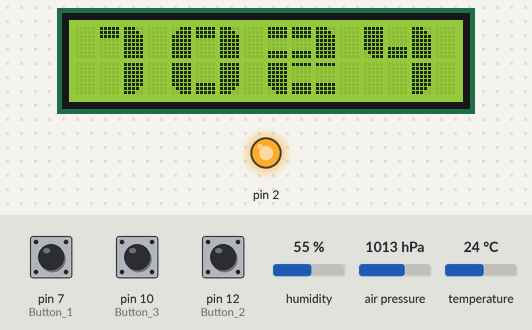
Recording of a sketch running on a simulated Arduino Uno, built with avr-gcc and run on an emulated ATmega328P. Shown: 16×2 character LCD, output pins drawn as LEDs (lit = HIGH). Inputs (shaded band) come from the test bench; at power-on: pin 10 (Button_3) HIGH, pin 7 (Button_1) LOW, air pressure 1013 hPa, pin 12 (Button_2) LOW, temperature 24 °C, humidity 55 %. The local clock reads 2024-03-15 10:24:30 at power-on unless the sketch sets it.

Above: at 1.4 s.
1.5 s: pin 10 (Button_3) pulled LOW for 0.15 s
At 3.9 s:
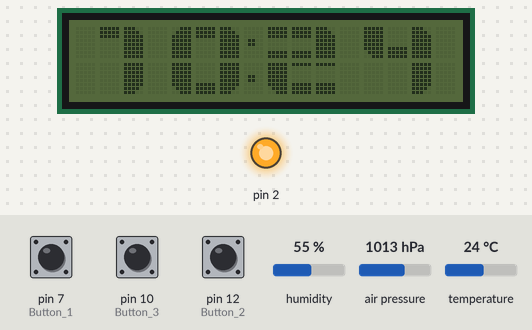
4.0 s: pin 7 (Button_1) pulled HIGH for 0.15 s
At 4.4 s:
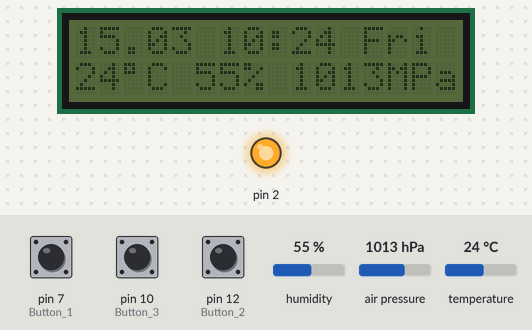
6.5 s: air pressure set to 952 hPa
At 10.4 s:
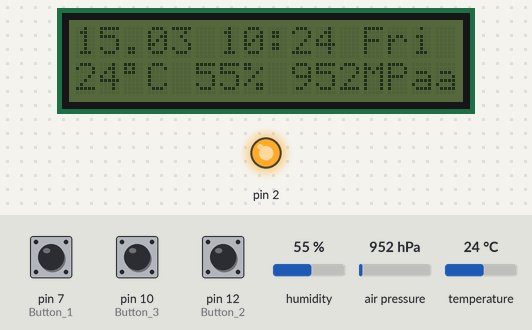
12.5 s: pin 12 (Button_2) pulled HIGH for 0.15 s
At 12.9 s:
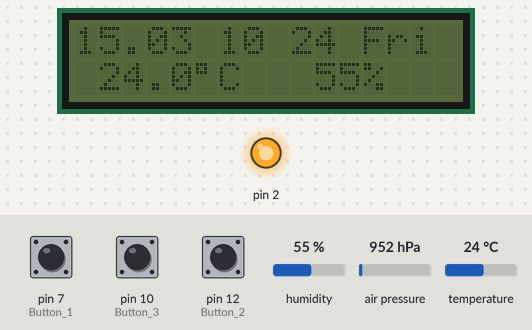
15.0 s: temperature set to 10.4 °C
At 20.4 s:
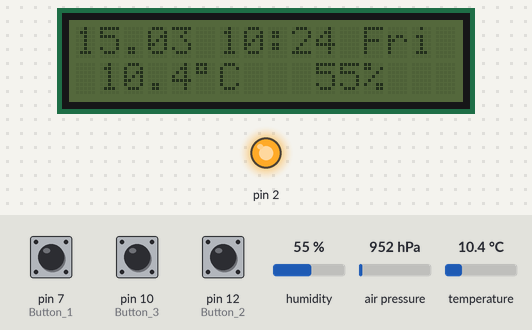
21.5 s: temperature set to 9.5 °C
At 30.4 s:
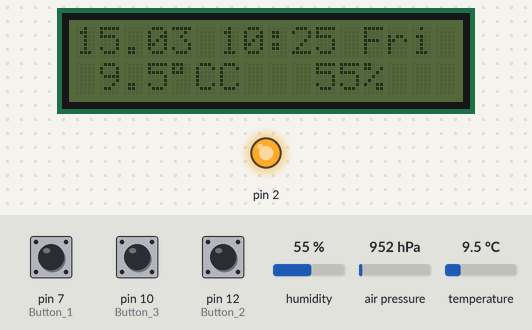

The sketch:

Clock_v.ino
```cpp
#include <Wire.h>                          // Билиотека для рабоыт по шине I2C

#include "RTClib.h"
RTC_DS3231 rtc;
DateTime now;

#include <SPI.h>
#include <Adafruit_BME280.h>               // Бислиотека метио датчика
#include <LiquidCrystal_I2C.h>             // Библиотека LCD дисплея

#define SensTime 10000                     // Время обновления показаний датчика
#define Button_1 7                         // Кнопка переключения времени/даты
#define Button_2 12                        // Кнопка переключения показаний датчика
#define Button_3 10                        // Кнопка включения/выключения подсветки
#define Buzzer 4                           // Подключение бипера
#define RESET_CLOCK 0

#define SEALEVELPRESSURE_HPA (1013.25)     // для датчика давления


#include <GyverTimer.h>
GTimer_ms sensorsTimer(SensTime);
GTimer_ms drawSensorsTimer(SensTime);
GTimer_ms clockTimer(500);
GTimer_ms predictTimer((long)10 * 60 * 1000);         // 10 минут

//-----------------------Задание переменных-----------------------

static const char *days[] = {
          "Mon",
          "Tue",
          "Wed",
          "Thu",
          "Fri",
          "Sat",
          "Sun"};                                  // Так как датчик времени глючит с выводом дней недели

static const char *mnth[] = {
          "Jan",
          "Feb",
          "Mar",
          "Apr",
          "May",
          "Jun",
          "Jul",
          "Aug",
          "Sep",
          "Oct",
          "Nov",
          "Dec"};

Adafruit_BME280 bme;                       // Установка датчика давления
LiquidCrystal_I2C lcd(0x27,16,2);          // Устанавливаем дисплей

int hrs, mins, secs, day_t, month_t, year_t, dayofweek;
byte mode_time = 0;                        // Счетчкик для переключения температуры/давления/высоты/влажности
/*
 0 - Отображение часов на две строки
 1 - Отображение даты + часы + день недели
 2 - Отображение часы + сек + день недели
 3 - Отображение даты + год + месяц
 */
byte mode_sens = 0;                        // Счетчик для переключения режимов отображения времени
/*
 0 - Отображение темп + влаж + давление
 1 - Обображение темп до десятых + влажность
 2 - Отображение давление + высота
 3 - Отображение темп до десятых + вероятность дождя
 */
boolean flag_buz = 0;                      // Флаг, чтобы бипер пищал только один раз при 00 минутах
boolean flag_button_1 = 0;                 // Флаг переключения кнопки №1
boolean flag_button_2 = 0;                 // Флаг переключения кнопки №2
boolean flag_button_3 = 1;                 // Флаг переключения кнопки №3
boolean flag = 1;                          // Флаг переключения подсветки экрана

float dispTemp;
byte dispHum;
long dispPres;
int dispRain;
int Height;
String zero, zero_m, zero_min, zero_days;
int delta;
uint32_t pressure_array[6];
uint32_t sumX, sumY, sumX2, sumXY;
float a, b;
byte time_array[6];


// Цифры
uint8_t LT[8] = {0b00111,  0b01111,  0b11111,  0b11111,  0b11111,  0b11111,  0b11111,  0b11111};
uint8_t UB[8] = {0b11111,  0b11111,  0b11111,  0b00000,  0b00000,  0b00000,  0b00000,  0b00000};
uint8_t RT[8] = {0b11100,  0b11110,  0b11111,  0b11111,  0b11111,  0b11111,  0b11111,  0b11111};
uint8_t LL[8] = {0b11111,  0b11111,  0b11111,  0b11111,  0b11111,  0b11111,  0b01111,  0b00111};
uint8_t LB[8] = {0b00000,  0b00000,  0b00000,  0b00000,  0b00000,  0b11111,  0b11111,  0b11111};
uint8_t LR[8] = {0b11111,  0b11111,  0b11111,  0b11111,  0b11111,  0b11111,  0b11110,  0b11100};
uint8_t UMB[8] = {0b11111,  0b11111,  0b11111,  0b00000,  0b00000,  0b00000,  0b11111,  0b11111};
uint8_t LMB[8] = {0b11111,  0b00000,  0b00000,  0b00000,  0b00000,  0b11111,  0b11111,  0b11111};

//----------------------------------------------------------------

void drawDig(byte dig, byte x, byte y) {
    switch (dig) {
      case 0:
          lcd.setCursor(x, y); // set cursor to column 0, line 0 (first row)
          lcd.write(0);  // call each segment to create
          lcd.write(1);  // top half of the number
          lcd.write(2);
          lcd.setCursor(x, y + 1); // set cursor to colum 0, line 1 (second row)
          lcd.write(3);  // call each segment to create
          lcd.write(4);  // bottom half of the number
          lcd.write(5);
          break;
      case 1:
          lcd.setCursor(x + 1, y);
          lcd.write(1);
          lcd.write(2);
          lcd.setCursor(x + 2, y + 1);
          lcd.write(5);
          break;
      case 2:
          lcd.setCursor(x, y);
          lcd.write(6);
          lcd.write(6);
          lcd.write(2);
          lcd.setCursor(x, y + 1);
          lcd.write(3);
          lcd.write(7);
          lcd.write(7);
          break;
      case 3:
          lcd.setCursor(x, y);
          lcd.write(6);
          lcd.write(6);
          lcd.write(2);
          lcd.setCursor(x, y + 1);
          lcd.write(7);
          lcd.write(7);
          lcd.write(5);
          break;
      case 4:
          lcd.setCursor(x, y);
          lcd.write(3);
          lcd.write(4);
          lcd.write(2);
          lcd.setCursor(x + 2, y + 1);
          lcd.write(5);
          break;
      case 5:
          lcd.setCursor(x, y);
          lcd.write(0);
          lcd.write(6);
          lcd.write(6);
          lcd.setCursor(x, y + 1);
          lcd.write(7);
          lcd.write(7);
          lcd.write(5);
          break;
      case 6:
          lcd.setCursor(x, y);
          lcd.write(0);
          lcd.write(6);
          lcd.write(6);
          lcd.setCursor(x, y + 1);
          lcd.write(3);
          lcd.write(7);
          lcd.write(5);
          break;
      case 7:
          lcd.setCursor(x, y);
          lcd.write(1);
          lcd.write(1);
          lcd.write(2);
          lcd.setCursor(x + 1, y + 1);
          lcd.write(0);
          break;
      case 8:
          lcd.setCursor(x, y);
          lcd.write(0);
          lcd.write(6);
          lcd.write(2);
          lcd.setCursor(x, y + 1);
          lcd.write(3);
          lcd.write(7);
          lcd.write(5);
          break;
      case 9:
          lcd.setCursor(x, y);
          lcd.write(0);
          lcd.write(6);
          lcd.write(2);
          lcd.setCursor(x + 1, y + 1);
          lcd.write(4);
          lcd.write(5);
          break;
      case 10:
          lcd.setCursor(x, y);
          lcd.write(32);
          lcd.write(32);
          lcd.write(32);
          lcd.setCursor(x, y + 1);
          lcd.write(32);
          lcd.write(32);
          lcd.write(32);
          break;
    }
}

void drawdots(byte x, byte y, boolean state) {
    byte code;
    if (state) code = 165;
    else code = 32;
    lcd.setCursor(x, y);
    lcd.write(code);
    lcd.setCursor(x, y + 1);
    lcd.write(code);
}

void drawdots_min(byte x, boolean state) {
    byte code;
    if (state) code = 58;
    else code = 32;
    lcd.setCursor(x, 0);
    lcd.write(code);
}

void drawClock(byte hours, byte minutes, byte x, byte y) {
    if (hours / 10 == 0) drawDig(10, x, y);
    else drawDig(hours / 10, x, y);
    drawDig(hours % 10, x + 4, y);
    drawDig(minutes / 10, x + 8, y);
    drawDig(minutes % 10, x + 12, y);
}

void loadClock() {
    lcd.createChar(0, LT);
    lcd.createChar(1, UB);
    lcd.createChar(2, RT);
    lcd.createChar(3, LL);
    lcd.createChar(4, LB);
    lcd.createChar(5, LR);
    lcd.createChar(6, UMB);
    lcd.createChar(7, LMB);
}

//----------------Функция первоначальной настройки----------------

void setup() {
    //Serial.begin(9600);
    pinMode(Button_1, INPUT);
    pinMode(Button_2, INPUT);
    pinMode(Button_3, INPUT_PULLUP);
    pinMode(2,OUTPUT);
    digitalWrite(2, HIGH);
    bme.begin();                   // Включение датчика давления

  	bme.setSampling(Adafruit_BME280::MODE_FORCED,
                      Adafruit_BME280::SAMPLING_X1, // temperature
                      Adafruit_BME280::SAMPLING_X1, // pressure
                      Adafruit_BME280::SAMPLING_X1, // humidity
                      Adafruit_BME280::FILTER_OFF);

    lcd.init();                    // Включение экрана
    lcd.backlight();               // Включение подсветки экрана
    lcd.clear();
    rtc.begin();                  // Включение датчика времени

    if (RESET_CLOCK || rtc.lostPower())
        rtc.adjust(DateTime(F(__DATE__), F(__TIME__)));

    now = rtc.now();
    secs = now.second();
    mins = now.minute();
    hrs = now.hour();
    day_t = now.day();
    month_t = now.month();
    year_t = now.year();
    dayofweek = now.dayOfTheWeek();
    /*
    Serial.print("Секунды: ");
    Serial.println(secs);
    Serial.print("Минуты: ");
    Serial.println(mins);
    Serial.print("Часы: ");
    Serial.println(hrs);
    Serial.print("День: ");
    Serial.println(day_t);
    Serial.print("Месяц: ");
    Serial.println(mnth[month_t - 1]);
    Serial.print("Год: ");
    Serial.println(year_t);
    Serial.print("День недели: ");
    Serial.println(days[now.dayOfTheWeek() - 1]);
    */

  	if (hrs < 10) zero = "0";
  	else zero = "";

    if (month_t < 10) zero_m = "0";
    else zero_m = "";

    if (mins < 10) zero_min = "0";
    else zero_min = "";

    if (day_t < 10) zero_days = "0";
    else zero_days = "";

    loadClock();
    drawClock(hrs, mins, 0, 0);
  	readSensors();

  	for (byte i = 0; i < 6; i++) {   			// счётчик от 0 до 5
    		pressure_array[i] = dispPres;  			// забить весь массив текущим давлением
    		time_array[i] = i;             			// забить массив времени числами 0 - 5
        predictRain();
    }

}

//----------------------Основной цикл работы----------------------

void loop() {

    if (sensorsTimer.isReady()) {
        readSensors();   						// читаем показания датчиков с периодом SENS_TIME
    		if (mode_time != 0) drawSensors();
	  }

    if (clockTimer.isReady()) clockTick();      // два раза в секунду пересчитываем время и мигаем точками
	  if (predictTimer.isReady()) predictRain();

    Button1Click();
    Button2Click();
    Button3Click();
}
```

Func.ino
```cpp
boolean dotFlag;
void clockTick() {
    dotFlag = !dotFlag;
	  if (dotFlag) {              // каждую секунду пересчёт времени
		    secs++;
		    if (secs > 59) {        // каждую минуту
    		    secs = 0;
    			  mins++;
    			  if (mins <= 59){
                if (mins < 10) zero_min = "0";
                else zero_min = "";
                drawClock();
			      }
		    }
    		if (mins > 59) {      // каждый час
      			now = rtc.now();
      			secs = now.second();
      			mins = now.minute();
      			hrs = now.hour();
      			day_t = now.day();
      			month_t = now.month();
      			year_t = now.year();
      			dayofweek = now.dayOfTheWeek();
      			if (mins == 0) {
        				if (flag_buz == 1) {
          					tone(Buzzer, 3000, 40);
          					flag_buz = 0;
        				}
      			}
    		else flag_buz = 1;
    		if (hrs > 23) hrs = 0;
    		if (hrs < 10) zero = "0";
    		else zero = "";
        if (month_t < 10) zero_m = "0";
        else zero_m = "";
        if (day_t < 10) zero_days = "0";
        else zero_days = "";
  			drawClock();
        }
        if (mode_time == 2) {
          	lcd.setCursor(8, 0);
          	if (secs < 10) lcd.print("0");
          	lcd.print(secs);
      		  }
    }
  	if (mode_time == 0) drawdots(7, 0, dotFlag);
  	if (mode_time == 1) drawdots_min(8, dotFlag);
  	if (mode_time == 2) {
        drawdots_min(4, dotFlag);
        drawdots_min(7, dotFlag);
    }
}

void readSensors() {
    bme.takeForcedMeasurement();
    dispTemp = bme.readTemperature();
    dispHum = bme.readHumidity();
    dispPres = bme.readPressure();
    Height = bme.readAltitude(SEALEVELPRESSURE_HPA);
}

void drawClock() {
    switch(mode_time) {
        case (0):
            Clear_screen(0);
            Clear_screen(1);
            drawClock(hrs, mins, 0, 0);
            break;
        case (1):
            Clear_screen(0);
            lcd.setCursor(0, 0);
            lcd.print(zero_days + String(day_t) + "." + zero_m + String(month_t) + " " + zero + String(hrs) + ":" + zero_min + String(mins) + " " + String(days[dayofweek - 1]));
            break;
        case (2):
            Clear_screen(0);
            lcd.setCursor(2, 0);
            lcd.print(zero + String(hrs) + ":" + zero_min + String(mins) + ":" + String(secs));
            lcd.setCursor(11, 0);
            lcd.print(String(days[dayofweek - 1]));
            break;
        case (3):
            Clear_screen(0);
            lcd.setCursor(0, 0);
            lcd.print(" " + zero_days + String(day_t) + "." + zero_m + String(month_t) + "." + String(year_t) + " " + String(mnth[month_t - 1]));
            break;
        }
    }

void drawSensors() {
	  switch (mode_sens) {
        case 0:
            lcd.setCursor(0, 1);
      			lcd.print(String(dispTemp, 0));
      			lcd.write(223);
            lcd.print("C");
      			lcd.setCursor(5, 1);
      			lcd.print(String(dispHum) + "%" + " " + String(dispPres / 100.0F, 0) + "MPa");
            break;
        case 1:
      			lcd.setCursor(1, 1);
      			lcd.print(String(dispTemp, 1));
      			lcd.write(223);
            lcd.print("C");
      			lcd.setCursor(10, 1);
      			lcd.print(String(dispHum) + "%");
            break;
        case 2:
      			lcd.setCursor(1, 1);
      			lcd.print(String(dispPres / 100.0F, 0) + "MPa");
      			lcd.setCursor(10, 1);
      			lcd.print(String(Height) + "m");
            break;
		    case 3:
      			lcd.setCursor(0, 1);
      			lcd.print(String(dispTemp, 1));
      			lcd.write(223);
            lcd.print("C");
      			lcd.setCursor(7, 1);
      			lcd.print("Rain:" + String(dispRain) + "%");
            break;
    }

}

void Clear_screen(byte y) {
    lcd.setCursor(0, y);
    lcd.print("                 ");
}

void predictRain() {
	// тут делаем линейную аппроксимацию для предсказания погоды
    long averPress = 0;
    for (byte i = 0; i < 10; i++) {
    		bme.takeForcedMeasurement();
    		averPress += bme.readPressure();
    		delay(1);
    }

    averPress /= 10;

    for (byte i = 0; i < 5; i++) {
        pressure_array[i] = pressure_array[i + 1];
    }

    pressure_array[5] = averPress;                    	// последний элемент массива теперь - новое давление

    sumX = 0;
    sumY = 0;
    sumX2 = 0;
    sumXY = 0;

    for (int i = 0; i < 6; i++) {                    	// для всех элементов массива
    		sumX += time_array[i];
    		sumY += (long)pressure_array[i];
    		sumX2 += time_array[i] * time_array[i];
    		sumXY += (long)time_array[i] * pressure_array[i];
    }

    a = 0;
    a = (long)6 * sumXY;             					// расчёт коэффициента наклона приямой
    a = a - (long)sumX * sumY;
    a = (float)a / (6 * sumX2 - sumX * sumX);
    delta = a * 6;      								// расчёт изменения давления
    dispRain = map(delta, -250, 250, -100, 100);  // пересчитать в проценты
}

//----------------Обработка нажатия первой кнопки-----------------
// Переключение режимов отображения времени

void Button1Click() {
    boolean Click = digitalRead(Button_1);
    if (!flag_button_1 && Click) {
        Click = digitalRead(Button_1);
        if (Click) {
            mode_time++;
            if (mode_time == 4) mode_time = 0;
      			if (mode_time == 1) {
            	Clear_screen(1);
      				drawSensors();
			      }
            drawClock();
            clockTick();
            flag_button_1 = 1;
        }
    }
    if (flag_button_1 && !Click) flag_button_1 = 0;
}

//----------------Обработка нажатия второй кнопки-----------------
// Переключение режимов показания датчика

void Button2Click() {
    boolean Click = digitalRead(Button_2);
    if (!flag_button_2 && Click) {
        Click = digitalRead(Button_2);
        if (Click) {
            mode_sens++;
            if (mode_sens == 4) mode_sens = 0;
      			if (mode_time != 0) {
      				Clear_screen(1);
      				drawSensors();
			      }
            flag_button_2 = 1;
         }
    }
    if (flag_button_2 && !Click)   flag_button_2 = 0;
}

//---------------Обработка нажатия третей кнопки-----------------
// Включение/выключение подсветки экрана

void Button3Click() {
    boolean Click = digitalRead(Button_3);
    if (!flag_button_3 && !Click) {
        delay(10);
        Click = digitalRead(Button_3);
        if (!Click) {
            flag = !flag;
            if (flag) lcd.backlight();
            else lcd.noBacklight();
            flag_button_3 = 1;
        }
    }
    if (flag_button_3 && Click) flag_button_3 = 0;
}
```

Measured:
- the behaviour switches between 10 and 9.9 °C on temperature (found by bisection; images 5 and 6)
- after the input at 1.5 s, the display: first changes at once (image 1 shows a later state)
- after the input at 4.0 s, the display: first changes after 0.07 s (image 2 shows a later state)
- after the input at 6.5 s, the display: first differs from a run without the input after 3.5 s (image 3 shows a later state)
- after the input at 12.5 s, the display: first changes at once (image 4 shows a later state)
- after the input at 15.0 s, the display: first differs from a run without the input after 5.0 s (image 5 shows a later state)
- after the input at 21.5 s, the display: first differs from a run without the input after 8.5 s (image 6 shows a later state)
